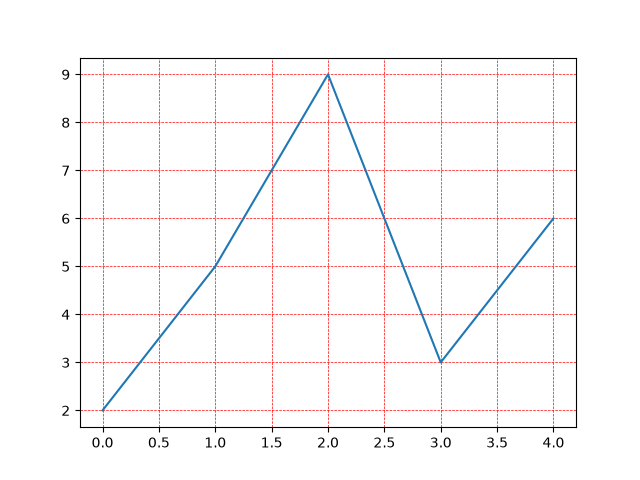

Here is the Python script that generated this plot:
# Set the line properties of the grid, like this: 
# grid(color = 'color', linestyle = 'linestyle', linewidth = number)

import matplotlib.pyplot as plt

y = [2, 5, 9, 3, 6]

plt.plot(y)

plt.grid(color='r', linestyle='--', linewidth=0.5)

plt.savefig("03_properties.png")
